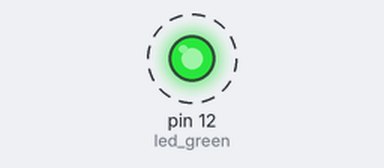
A program run on a simulated Arduino Uno, built with avr-gcc and run on an emulated ATmega328P. Shown: output pins drawn as LEDs (lit = HIGH). Dashed ring = blinking.

Above: at 0.2 s.
Timing chart, 0 to 3.0 s (numbered marks = the images above):
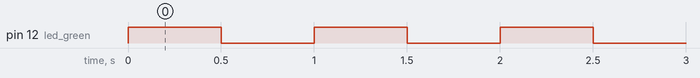

The program:

main.cpp
```cpp
#include <Arduino.h>
#define led_green 12

void setup(){
  //set leds as output
  pinMode(led_green , OUTPUT);

}

void loop(){
  digitalWrite(led_green, HIGH);
  delay(500);
  //wait 500 ms

  digitalWrite(led_green,LOW);
  delay(500);
  //wait 500 ms
}
```

Measured:
- by itself, pin 12 (led_green): alternates HIGH for 0.50 s and LOW for 0.50 s
